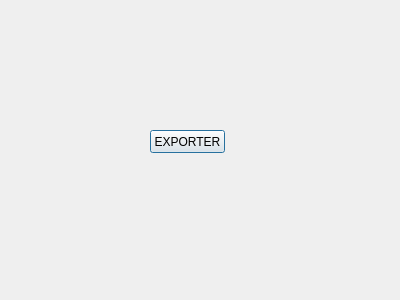
<?xml version="1.0" encoding="UTF-8"?>
<ui version="4.0">
 <class>pdf</class>
 <widget class="QDialog" name="pdf">
  <property name="geometry">
   <rect>
    <x>0</x>
    <y>0</y>
    <width>400</width>
    <height>300</height>
   </rect>
  </property>
  <property name="windowTitle">
   <string>Dialog</string>
  </property>
  <widget class="QPushButton" name="pdf_commande">
   <property name="geometry">
    <rect>
     <x>150</x>
     <y>130</y>
     <width>75</width>
     <height>23</height>
    </rect>
   </property>
   <property name="text">
    <string>EXPORTER</string>
   </property>
  </widget>
 </widget>
 <resources/>
 <connections/>
</ui>
